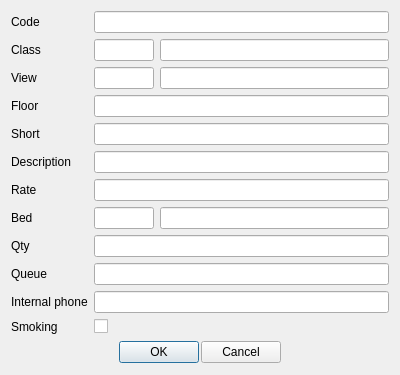
<?xml version="1.0" encoding="UTF-8"?>
<ui version="4.0">
 <class>DlgRoom</class>
 <widget class="QDialog" name="DlgRoom">
  <property name="geometry">
   <rect>
    <x>0</x>
    <y>0</y>
    <width>400</width>
    <height>362</height>
   </rect>
  </property>
  <property name="windowTitle">
   <string>Room</string>
  </property>
  <layout class="QVBoxLayout" name="verticalLayout">
   <item>
    <layout class="QGridLayout" name="gridLayout">
     <item row="0" column="1" colspan="2">
      <widget class="EQLineEdit" name="leCode"/>
     </item>
     <item row="0" column="0">
      <widget class="QLabel" name="label">
       <property name="text">
        <string>Code</string>
       </property>
      </widget>
     </item>
     <item row="1" column="0">
      <widget class="QLabel" name="label_2">
       <property name="text">
        <string>Class</string>
       </property>
      </widget>
     </item>
     <item row="4" column="0">
      <widget class="QLabel" name="label_3">
       <property name="text">
        <string>Short</string>
       </property>
      </widget>
     </item>
     <item row="5" column="1" colspan="2">
      <widget class="EQLineEdit" name="leDescription"/>
     </item>
     <item row="7" column="2">
      <widget class="EQLineEdit" name="leBedName">
       <property name="readOnly">
        <bool>true</bool>
       </property>
      </widget>
     </item>
     <item row="1" column="2">
      <widget class="EQLineEdit" name="leClassName">
       <property name="readOnly">
        <bool>true</bool>
       </property>
      </widget>
     </item>
     <item row="1" column="1">
      <widget class="EQLineEdit" name="leClassCode">
       <property name="maximumSize">
        <size>
         <width>60</width>
         <height>16777215</height>
        </size>
       </property>
       <property name="ShowButton" stdset="0">
        <bool>true</bool>
       </property>
      </widget>
     </item>
     <item row="5" column="0">
      <widget class="QLabel" name="label_4">
       <property name="text">
        <string>Description</string>
       </property>
      </widget>
     </item>
     <item row="6" column="0">
      <widget class="QLabel" name="label_5">
       <property name="text">
        <string>Rate</string>
       </property>
      </widget>
     </item>
     <item row="7" column="0">
      <widget class="QLabel" name="label_6">
       <property name="text">
        <string>Bed</string>
       </property>
      </widget>
     </item>
     <item row="4" column="1" colspan="2">
      <widget class="EQLineEdit" name="leShortName"/>
     </item>
     <item row="6" column="1" colspan="2">
      <widget class="EQLineEdit" name="leRate"/>
     </item>
     <item row="7" column="1">
      <widget class="EQLineEdit" name="leBedCode">
       <property name="maximumSize">
        <size>
         <width>60</width>
         <height>16777215</height>
        </size>
       </property>
       <property name="ShowButton" stdset="0">
        <bool>true</bool>
       </property>
      </widget>
     </item>
     <item row="12" column="0">
      <widget class="QLabel" name="label_9">
       <property name="text">
        <string>Smoking</string>
       </property>
      </widget>
     </item>
     <item row="9" column="0">
      <widget class="QLabel" name="label_8">
       <property name="text">
        <string>Queue</string>
       </property>
      </widget>
     </item>
     <item row="3" column="1" colspan="2">
      <widget class="EQLineEdit" name="leFloor"/>
     </item>
     <item row="12" column="1">
      <widget class="QCheckBox" name="chSmoking">
       <property name="text">
        <string/>
       </property>
      </widget>
     </item>
     <item row="3" column="0">
      <widget class="QLabel" name="label_7">
       <property name="text">
        <string>Floor</string>
       </property>
      </widget>
     </item>
     <item row="8" column="0">
      <widget class="QLabel" name="label_11">
       <property name="text">
        <string>Qty</string>
       </property>
      </widget>
     </item>
     <item row="2" column="1">
      <widget class="EQLineEdit" name="leViewCode">
       <property name="maximumSize">
        <size>
         <width>60</width>
         <height>16777215</height>
        </size>
       </property>
       <property name="ShowButton" stdset="0">
        <bool>true</bool>
       </property>
      </widget>
     </item>
     <item row="2" column="2">
      <widget class="EQLineEdit" name="leViewName">
       <property name="readOnly">
        <bool>true</bool>
       </property>
      </widget>
     </item>
     <item row="9" column="1" colspan="2">
      <widget class="EQLineEdit" name="leQueue"/>
     </item>
     <item row="2" column="0">
      <widget class="QLabel" name="label_10">
       <property name="text">
        <string>View</string>
       </property>
      </widget>
     </item>
     <item row="8" column="1" colspan="2">
      <widget class="EQLineEdit" name="leQty"/>
     </item>
     <item row="10" column="0">
      <widget class="QLabel" name="label_12">
       <property name="text">
        <string>Internal phone</string>
       </property>
      </widget>
     </item>
     <item row="10" column="1" colspan="2">
      <widget class="EQLineEdit" name="lePhone"/>
     </item>
    </layout>
   </item>
   <item>
    <widget class="QWidget" name="widget" native="true">
     <layout class="QHBoxLayout" name="horizontalLayout">
      <property name="spacing">
       <number>2</number>
      </property>
      <property name="leftMargin">
       <number>1</number>
      </property>
      <property name="topMargin">
       <number>1</number>
      </property>
      <property name="rightMargin">
       <number>1</number>
      </property>
      <property name="bottomMargin">
       <number>1</number>
      </property>
      <item>
       <spacer name="horizontalSpacer">
        <property name="orientation">
         <enum>Qt::Horizontal</enum>
        </property>
        <property name="sizeHint" stdset="0">
         <size>
          <width>40</width>
          <height>20</height>
         </size>
        </property>
       </spacer>
      </item>
      <item>
       <widget class="QPushButton" name="btnOK">
        <property name="text">
         <string>OK</string>
        </property>
       </widget>
      </item>
      <item>
       <widget class="QPushButton" name="btnCancel">
        <property name="text">
         <string>Cancel</string>
        </property>
       </widget>
      </item>
      <item>
       <spacer name="horizontalSpacer_2">
        <property name="orientation">
         <enum>Qt::Horizontal</enum>
        </property>
        <property name="sizeHint" stdset="0">
         <size>
          <width>95</width>
          <height>20</height>
         </size>
        </property>
       </spacer>
      </item>
     </layout>
    </widget>
   </item>
  </layout>
 </widget>
 <customwidgets>
  <customwidget>
   <class>EQLineEdit</class>
   <extends>QLineEdit</extends>
   <header location="global">eqlineedit.h</header>
   <slots>
    <signal>customButtonClicked(bool)</signal>
   </slots>
  </customwidget>
 </customwidgets>
 <resources/>
 <connections/>
</ui>
